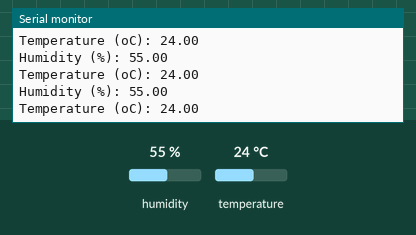
Simulated run of this sketch. Board: Arduino Uno, built with avr-gcc and run on an emulated ATmega328P. Shown: the last lines printed to the serial monitor. Inputs (shaded band) come from the test bench; at power-on: humidity 55 %, temperature 24 °C.

Above: at 1.3 s.
1.4 s: humidity set to 22 %
At 2.0 s:
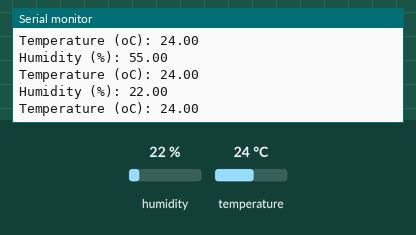
2.9 s: temperature set to 12 °C
At 3.6 s:
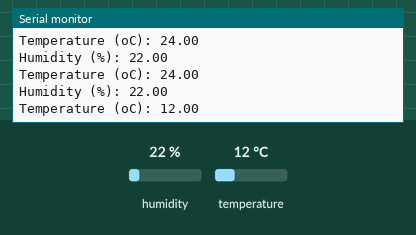
4.4 s: humidity set to 40 %
At 5.2 s:
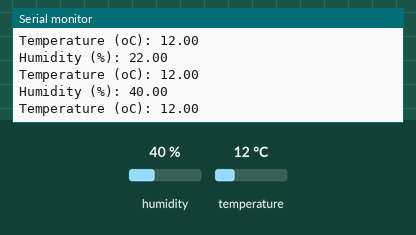
Timing chart, 0 to 7.4 s (numbered marks = the images above; inputs shaded):
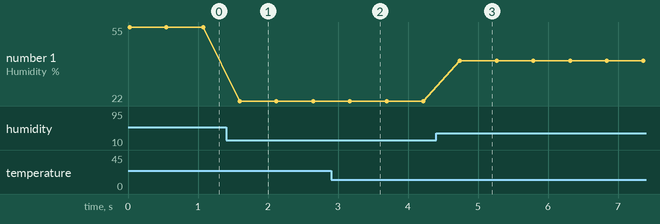

The sketch:

WENDU_2.ino
```cpp
#include <dht11.h>

dht11 DHT11;
#define PIN_DHT11 2

void setup()
{
  Serial.begin(9600);
}

void loop()
{
  DHT11.read(PIN_DHT11);
  Serial.print("Humidity (%): ");
  Serial.println((float)DHT11.humidity, 2);
  Serial.print("Temperature (oC): ");
  Serial.println((float)DHT11.temperature, 2);
  delay(500);
}
```

Measured:
- after the input at 1.4 s, the serial monitor: prints a new line after 0.20 s (image 1)
- after the input at 2.9 s, the serial monitor: prints a new line after 0.29 s (image 2)
- after the input at 4.4 s, the serial monitor: prints a new line after 0.34 s (image 3)
- plotted number 1: 55 → 22 after the input at 1.4 s, 22 → 40 after the input at 4.4 s
